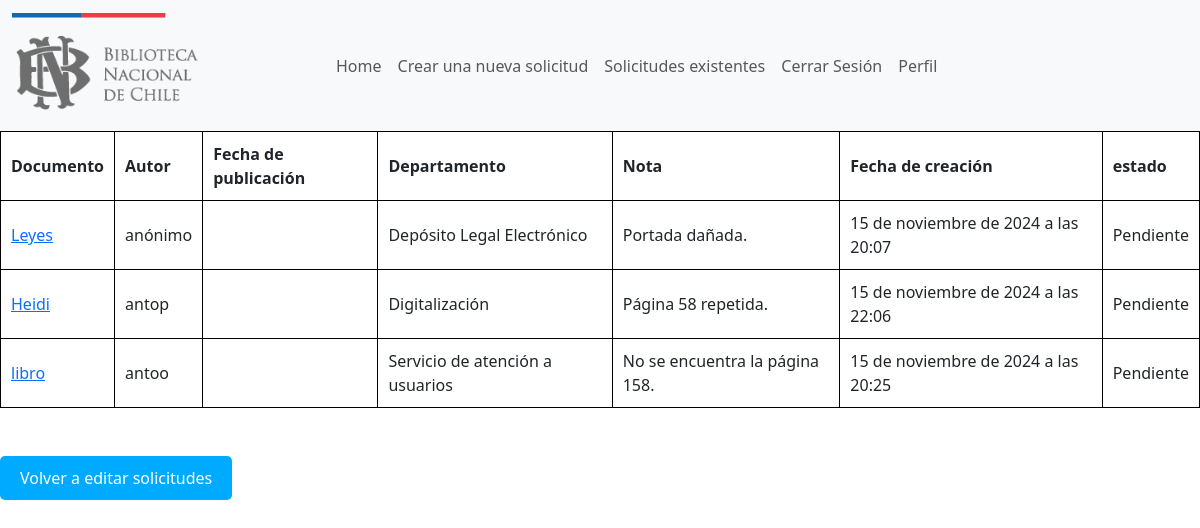
Screenshot of /editar_personales/ (signed in) with the database file from the repository.
### Cuentas/models.py (models this page shows, shortened)
class Solicitudes(models.Model):
    ESTADOS = [
        ('Pendiente','Pendiente'),
        ('En proceso','En proceso'),
        ('Completada','Completada'),
        ('Rechazada','Rechazada')
    ]
    DEPARTAMENTOS = [
        ("placeholder","Seleccionar"),
        ("Extensión Cultural","Extensión Cultural"),
        ("Servicio de atención a usuarios","Servicio de atención a usuarios"),
        ("Conservación","Conservación"),
        ("Digitalización","Digitalización"),
        ("Depósito Legal","Depósito Legal"),
        ("Adquisiciones Bibliográficas","Adquisiciones Bibliográficas"),
        ("Depósito Legal Electrónico","Depósito Legal Electrónico"),
        ("Mapoteca","Mapoteca"),
        ("Láminas y estampas","Láminas y estampas"),
        ("Fotográfico y audiovisual","Fotográfico y audiovisual"),
        ("Periódicos","Periódicos"),
        ("Hemeroteca","Hemeroteca"),
        ("Fondo General","Fondo General"),
        ("Sección Chilena","Sección Chilena")
        ]
    Prioridad=[
        ("Muy Importante","Muy Importante"),
        ("Importante","Importante"),
        ("Poco Importante","Poco Importante")
    ]
    documento = models.CharField(max_length=100)
    autor = models.CharField(max_length=60,blank=True)
    fecha_publicación = models.CharField(max_length=20,blank=True)
    número_de_sistema = models.CharField(max_length=20,blank=True)
    ubicación = models.CharField(max_length=20,blank=True)
    departamento = models.CharField(max_length=60, choices=DEPARTAMENTOS,default="placeholder")
    nota = models.TextField(blank=True)
    fecha = models.DateTimeField(auto_now_add=True)
    plazo = models.CharField(max_length=20, blank=True)
    funcionario = models.CharField(max_length=60)
    estado = models.CharField(max_length=20, choices=ESTADOS, default='pendiente')
    prioridad= models.CharField(max_length=120, choices=Prioridad, default="Importante")
    class Meta:
        ordering = ['-fecha']  # Ordena por fecha de manera ascendente
        ordering = ['departamento']

### Cuentas/views.py (the view)
# urls.py: path("editar_personales/", views.editar_personal, name= "Editar_Personales"),
def editar_personal(request):
    if request.user.is_authenticated:
        usuario = request.user.username
        soli_usuario= Solicitudes.objects.filter(funcionario=usuario)
    else:
        soli_usuario= Solicitudes.objects.none()
    return render(request,"editar_personales.html", {"valor":soli_usuario})

### Cuentas/templates/editar_personales.html (shortened to what this page needs)
{% extends "master.html" %}
{% block content %}
<table>
    <thead>
        <tr>
            <th>Documento</th>
            <th>Autor</th>
            <th>Fecha de publicación</th>
            <th>Departamento</th>
            <th>Nota</th>
            <th>Fecha de creación</th>
            <th>estado</th>
        </tr>
    </thead>
    <tbody>
        {% for x in valor %}
            <tr>
                <td><a href= "{% url 'editar_solicitud_personal' x.id %}">{{x.documento}}</a></td>
                <td>{{ x.autor }}</td>
                <td>{{ x.fecha_publicación }}</td>
                <td>{{ x.departamento }}</td>
                <td>{{ x.nota }}</td>
                <td>{{ x.fecha }}</td>
                <td>{{ x.estado}}</td>
            </tr>
        {% empty %}
            <tr>
                <td colspan="7">No hay solicitudes.</td>
            </tr>
        {% endfor %}
    </tbody>
</table>
<br>
<br>
<a href="/mis_solicitudes/editar_solicitud">
    <button style="background-color: #00aaff; color: white; border: none; padding: 10px 20px; border-radius: 5px; cursor: pointer;">
        Volver a editar solicitudes
    </button>
</a>
<br>
<br>
{% endblock %}

### Cuentas/templates/editar_personales.html (style rules this page uses)
table { width: 100%; border-collapse: collapse; }
table, th, td { border: 1px solid black; }
th, td { padding: 10px; text-align: left; }

### rows the page displays
Solicitudes: documento "Leyes", autor "anónimo", departamento "Depósito Legal Electrónico", nota "Portada dañada.", fecha "15 de noviembre de 2024 a las 20:07", estado "Pendiente"
Solicitudes: documento "Heidi", autor "antop", departamento "Digitalización", nota "Página 58 repetida.", fecha "15 de noviembre de 2024 a las 22:06", estado "Pendiente"
Solicitudes: documento "libro", autor "antoo", departamento "Servicio de atención a usuarios", nota "No se encuentra la página 158.", fecha "15 de noviembre de 2024 a las 20:25", estado "Pendiente"
